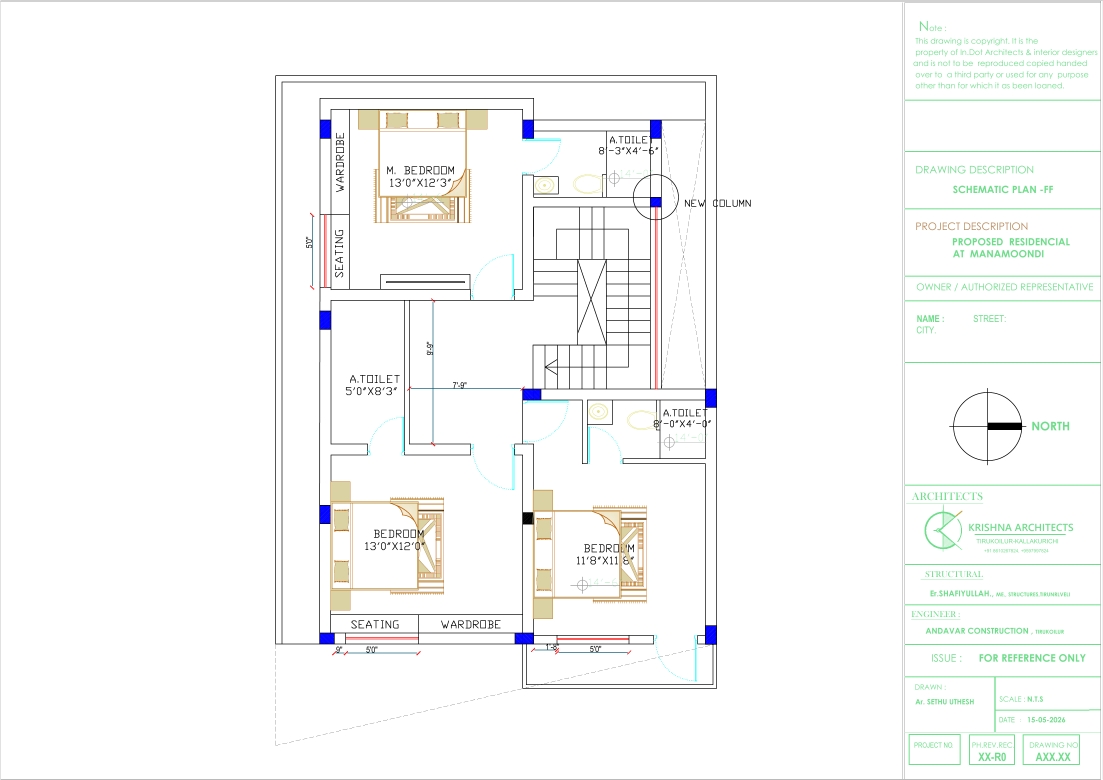
#> input picture tools/tmp-nebed/source.png, 3309 x 2339 px, given in place of source.png.png, which was not available (shown at 1/3 size)
$ python rects.py ../../../tools/tmp-nebed/source.png 3
#> lines starting #> are read from the running program, lines starting #| are printed output that depends on the picture; after the words box and inside, x2 and y2 are one past the last pixel; in counts of white or black regions, pixels touching at a corner belong together; pictures that were not available may be replaced by others from this repository, and a replacement may not be noted
import sys, json; from PIL import Image; import numpy as np
from scipy import ndimage
n=sys.argv[1]; L=int(sys.argv[2]) if len(sys.argv)>2 else 90
a=np.asarray(Image.open(n+".png").convert("RGB")).astype(int)
r,g,b=a[...,0],a[...,1],a[...,2]
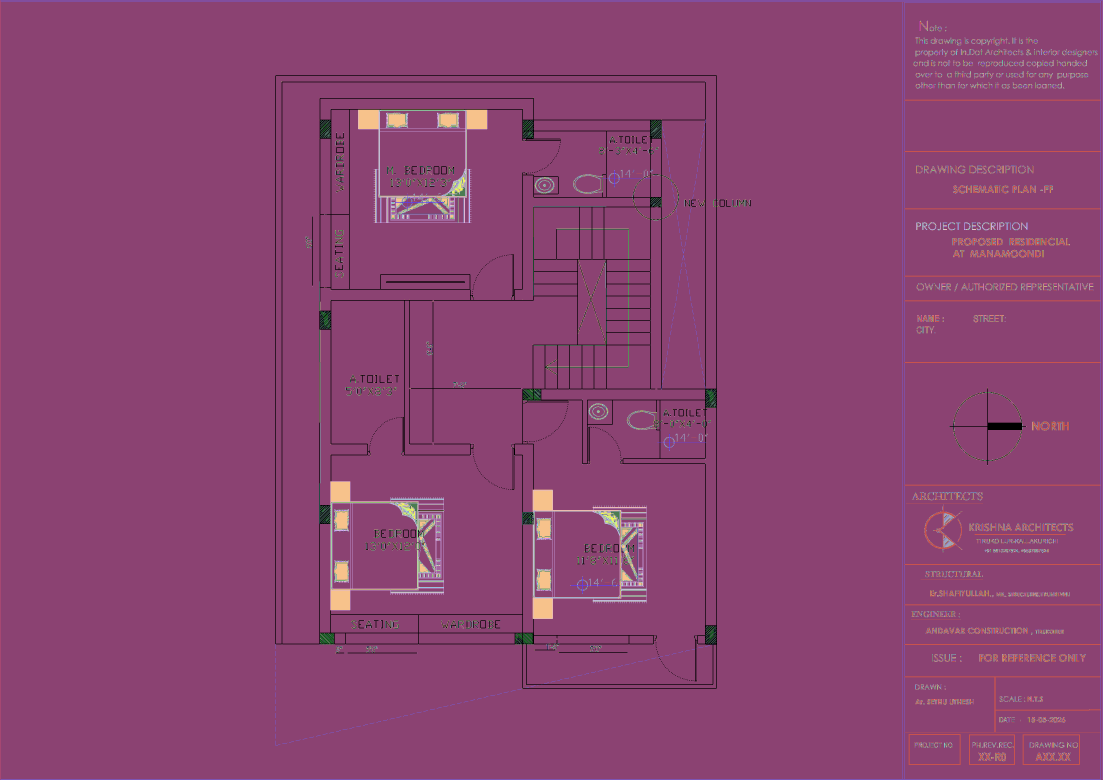
#> r: shape (2339, 3309) int64 (shown at 1/3 size); 256 distinct labels, from 0 to 255; one colour per label, 0 black
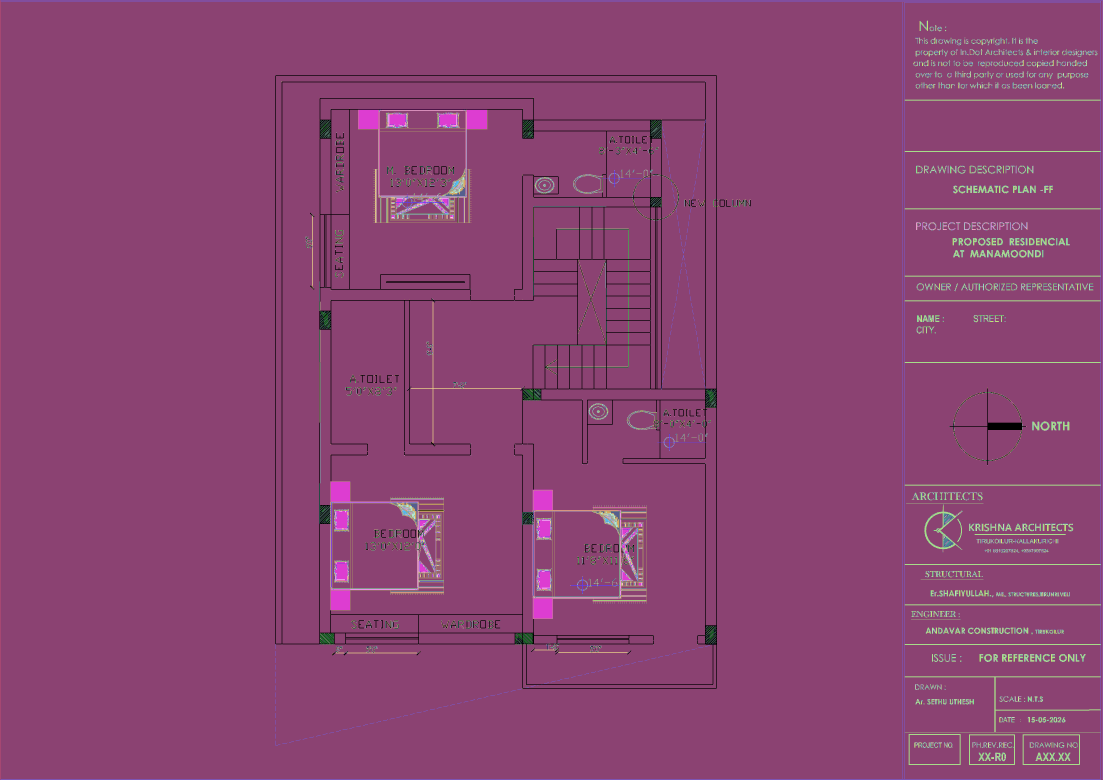
#> g: shape (2339, 3309) int64 (shown at 1/3 size); 256 distinct labels, from 0 to 255; one colour per label, 0 black
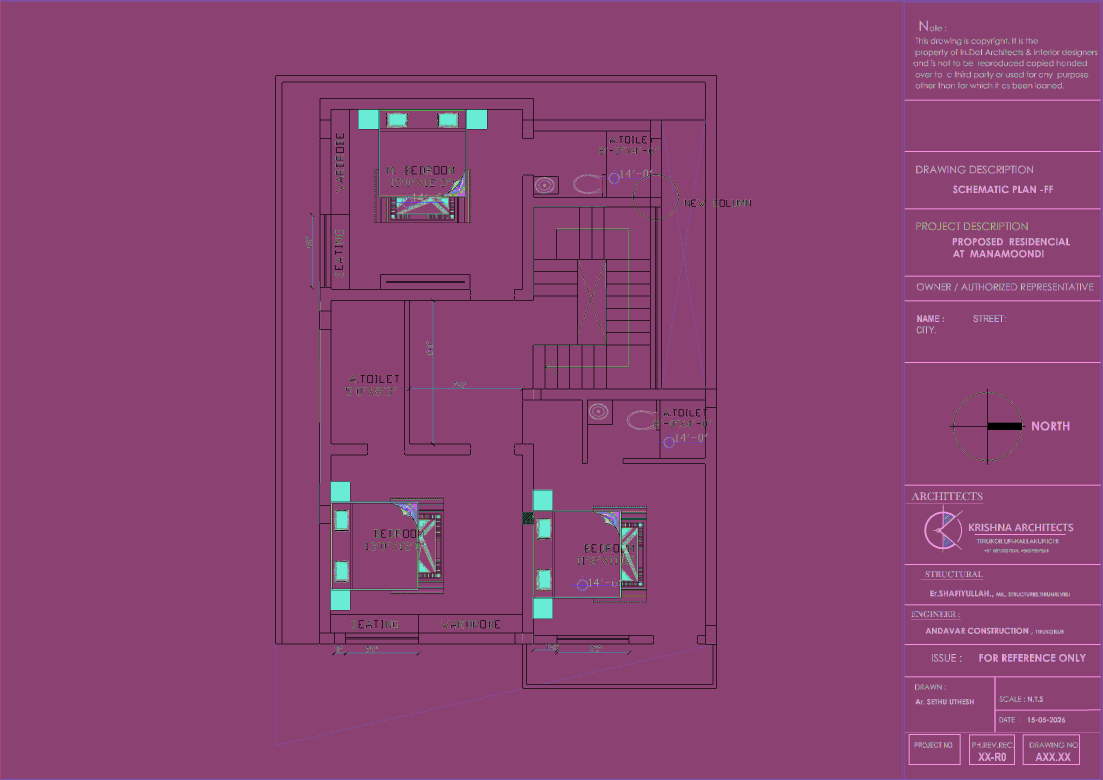
#> b: shape (2339, 3309) int64 (shown at 1/3 size); 256 distinct labels, from 0 to 255; one colour per label, 0 black
grey=(abs(r-g)<6)&(abs(g-b)<6)&(r>=150)&(r<=175)
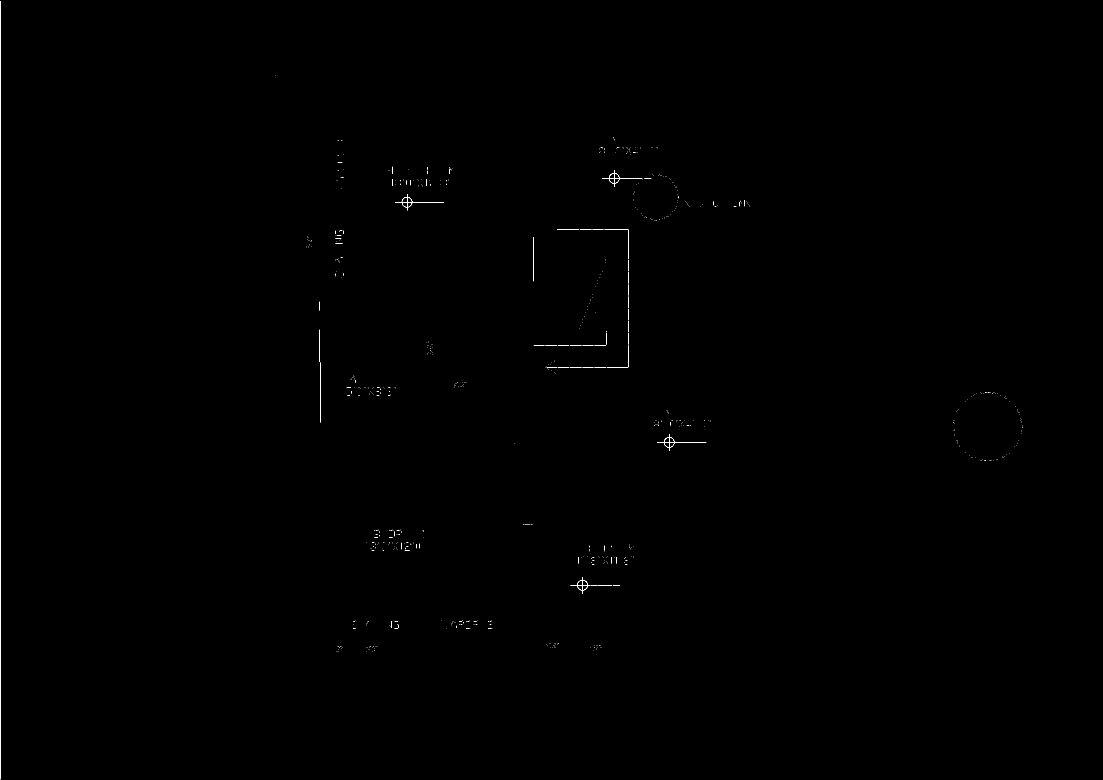
#> grey: shape (2339, 3309) bool (shown at 1/3 size); 0.09% white in thin lines or dots
red=(r>200)&(g<70)&(b<70)
#> red: shape (2339, 3309) bool; 0.07% white in thin lines or dots, all inside (x1, y1, x2, y2) = (930, 620, 1972, 1966)
m=ndimage.binary_closing(grey|red,iterations=2)
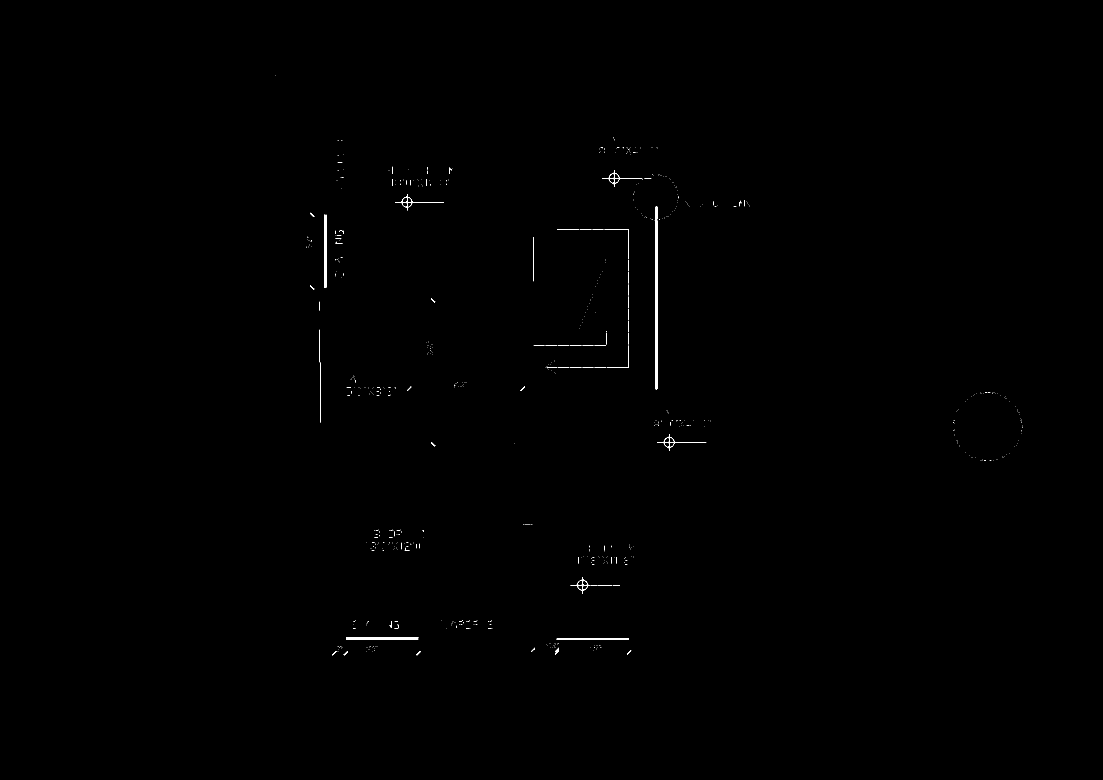
#> m: shape (2339, 3309) bool (shown at 1/3 size); 0.16% white; 669 white regions (604 under 20 px), largest, box (x1, y1, x2, y2) and area: (1964, 620, 1972, 1168) 3285, (973, 644, 979, 863) 1310, (1038, 1912, 1255, 1918) 1298
def bands(M):
    # M rows = scan lines; find runs >= L on each line, then cluster runs across consecutive lines
    H,W=M.shape; open_=[]; done=[]
#> after `H, W = M.shape`: H = 2339; W = 3309
    for y in range(H):
        d=np.diff(np.concatenate([[0],M[y].astype(int),[0]])); s=np.where(d==1)[0]; e=np.where(d==-1)[0]
        cur=[(x0,x1) for x0,x1 in zip(s,e) if x1-x0>=L]
        nxt=[]
        for (x0,x1) in cur:
            hit=None
            for o in open_:
                if o['last']==y-1 and min(x1,o['x1'])-max(x0,o['x0'])>0.8*min(x1-x0,o['x1']-o['x0']) and abs(x0-o['x0'])<12 and abs(x1-o['x1'])<12:
                    hit=o;break
            if hit: hit['last']=y; hit['ys'].append((x0,x1)); nxt.append(hit)
            else: nxt.append({'y0':y,'last':y,'x0':x0,'x1':x1,'ys':[(x0,x1)]})
        for o in open_:
            if o not in nxt: done.append(o)
        open_=nxt
#> after the loop, done = 268 items
    done+=open_
    out=[]
    for o in done:
        t=o['last']-o['y0']+1
        if t<8: continue
        xs0=int(np.median([p[0] for p in o['ys']])); xs1=int(np.median([p[1] for p in o['ys']]))
        out.append((xs0,xs1,o['y0'],o['last']+1))
#> this loop made 268 passes
#> t on passes 1 to 3: 1, 1, 1
#> after the loop, out = [(1966, 1972, 620, 658), (973, 979, 645, 862), (1966, 1972, 662, 1168), (1667, 1675, 1949, 1957)]
    return out
H=[(x0,y0,x1,y1) for (x0,x1,y0,y1) in bands(m)]            # horizontal walls: x0,y0,x1,y1
#> H = [(1966, 620, 1972, 658), (973, 645, 979, 862), (1966, 662, 1972, 1168), (1667, 1949, 1675, 1957)]
V=[(y0,x0,y1,x1) for (y0,y1,x0,x1) in bands(m.T)]          # vertical: transpose back -> (x0,y0,x1,y1)
#> the loop in bands (call 2), `for o in done:` made 252 passes
#> t on passes 1 to 3: 1, 2, 1
#> V = [(1912, 1039, 1918, 1254), (1950, 1666, 1958, 1675), (1915, 1670, 1920, 1885)]
V=[(x0,y0,x1,y1) for (y0,x0,y1,x1) in [(b[0],b[1],b[2],b[3]) for b in V]]
#> V = [(1039, 1912, 1254, 1918), (1666, 1950, 1675, 1958), (1670, 1915, 1885, 1920)]
res={'H':sorted(H,key=lambda b:(b[1],b[0])),'V':sorted(V,key=lambda b:(b[0],b[1]))}
#> res = {'H': [(1966, 620, 1972, 658), (973, 645, 979, 862), (1966, 662, 1972, 1168), (1667, 1949, 1675, 1957)], 'V': [(1039, 1912, 1254, 1918), (1666, 1950, 1675, 1958), (1670, 1915, 1885, 1920)]}
json.dump(res,open(n+".rects.json","w"))
for k in 'HV':
    print(k)
    for b in res[k]: print('  x%5d-%5d  y%5d-%5d  t=%d len=%d'%(b[0],b[2],b[1],b[3], (b[3]-b[1]) if k=='H' else (b[2]-b[0]), (b[2]-b[0]) if k=='H' else (b[3]-b[1])))
#> this loop made 2 passes
#|   x 1966- 1972  y  620-  658  t=38 len=6
#|   x  973-  979  y  645-  862  t=217 len=6
#|   x 1966- 1972  y  662- 1168  t=506 len=6
#|   x 1667- 1675  y 1949- 1957  t=8 len=8
#|   x 1039- 1254  y 1912- 1918  t=215 len=6
#|   x 1666- 1675  y 1950- 1958  t=9 len=8
#|   x 1670- 1885  y 1915- 1920  t=215 len=5
